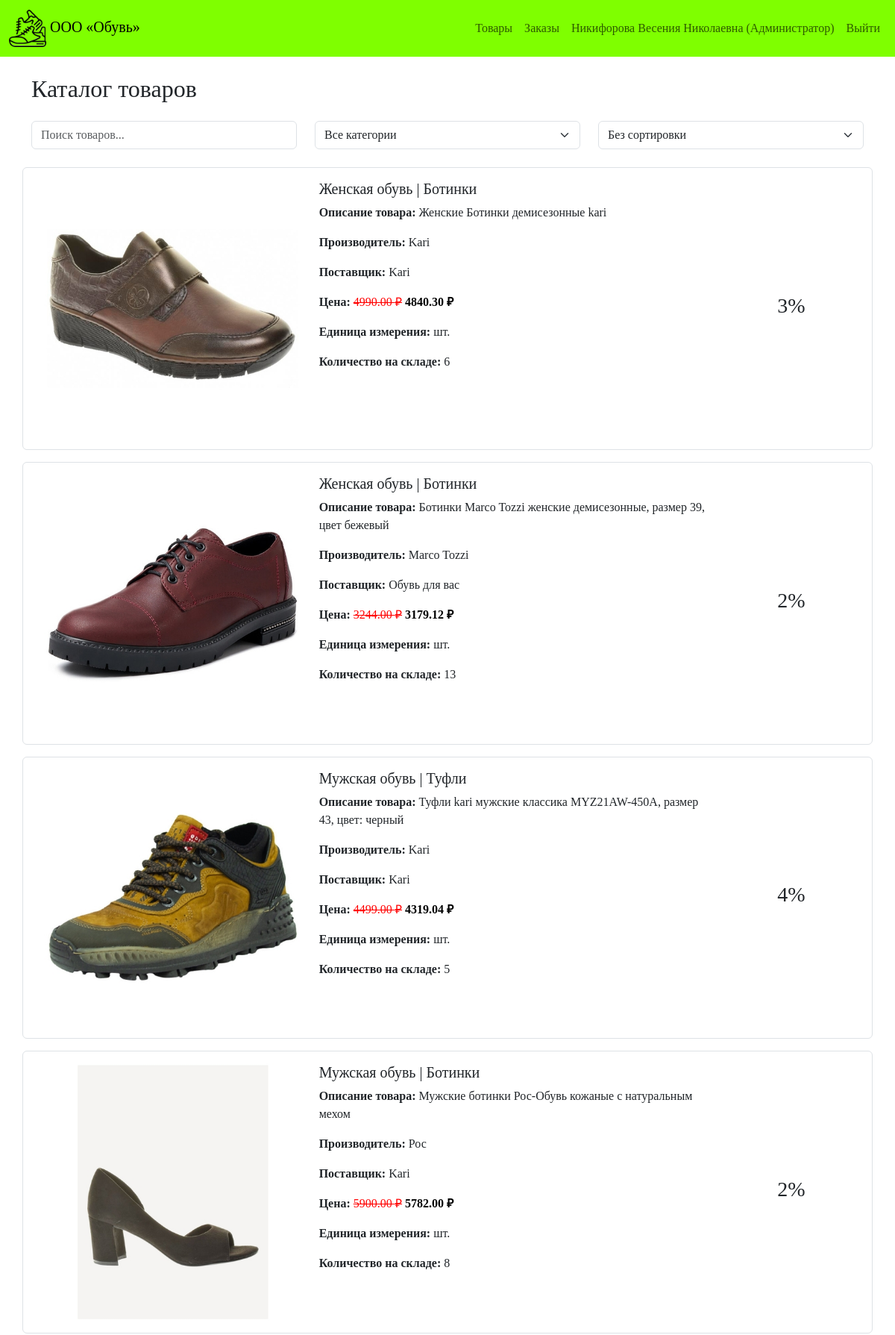
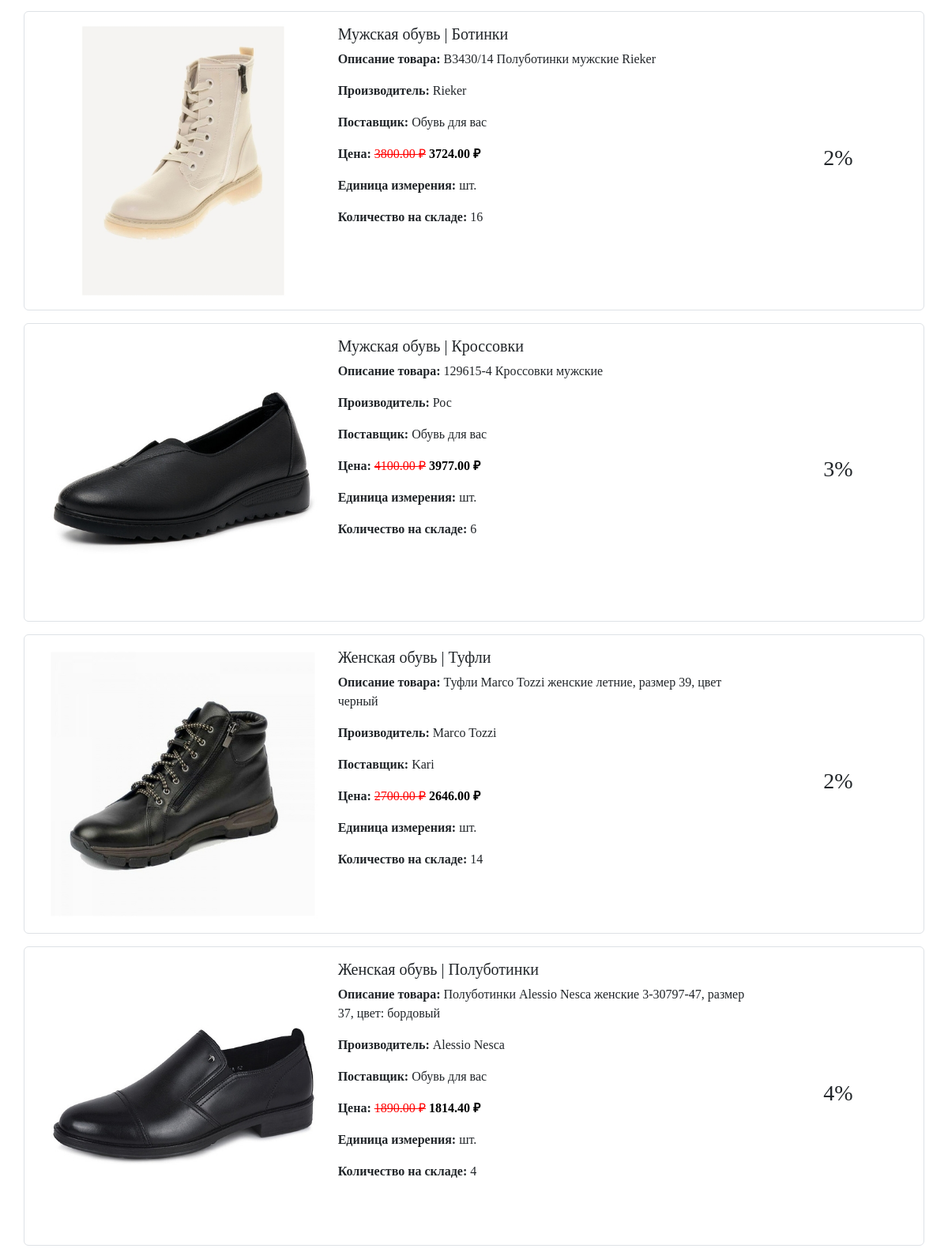
Screenshot of /products (signed in, upper part) with the database file from the repository (2 pictures, top to bottom).
### src/models.py (models this page shows)
class User(Base):
    __tablename__ = 'users'
    id = Column(Integer, primary_key=True, autoincrement=True)
    full_name = Column(String(200), nullable=False)
    login = Column(String(100), nullable=False, unique=True)
    password = Column(String(100), nullable=False)
    role_id = Column(Integer, ForeignKey('roles.id'), nullable=False)
    role = relationship('Role', back_populates='users')
    orders = relationship('Order', back_populates='user')

class Role(Base):
    __tablename__ = 'roles'
    id = Column(Integer, primary_key=True, autoincrement=True)
    name = Column(String(100), nullable=False, unique=True)
    users = relationship('User', back_populates='role')

class Product(Base):
    __tablename__ = 'products'
    id = Column(Integer, primary_key=True, autoincrement=True)
    article = Column(String(50), nullable=False, unique=True)
    name = Column(String(200), nullable=False)
    description = Column(Text)
    price = Column(Float, nullable=False)
    discount = Column(Integer, default=0)
    stock_quantity = Column(Integer, default=0)
    photo = Column(String(200))
    category_id = Column(Integer, ForeignKey('categories.id'), nullable=False)
    supplier_id = Column(Integer, ForeignKey('suppliers.id'), nullable=False)
    manufacturer_id = Column(Integer, ForeignKey('manufacturers.id'), nullable=False)
    unit_id = Column(Integer, ForeignKey('units.id'), nullable=False)
    category = relationship('Category', back_populates='products')
    supplier = relationship('Supplier', back_populates='products')
    manufacturer = relationship('Manufacturer', back_populates='products')
    unit = relationship('Unit', back_populates='products')
    order_items = relationship('OrderItem', back_populates='product')

class Category(Base):
    __tablename__ = 'categories'
    id = Column(Integer, primary_key=True, autoincrement=True)
    name = Column(String(100), nullable=False, unique=True)
    products = relationship('Product', back_populates='category')

class Manufacturer(Base):
    __tablename__ = 'manufacturers'
    id = Column(Integer, primary_key=True, autoincrement=True)
    name = Column(String(100), nullable=False, unique=True)
    products = relationship('Product', back_populates='manufacturer')

class Supplier(Base):
    __tablename__ = 'suppliers'
    id = Column(Integer, primary_key=True, autoincrement=True)
    name = Column(String(100), nullable=False, unique=True)
    products = relationship('Product', back_populates='supplier')

class Unit(Base):
    __tablename__ = 'units'
    id = Column(Integer, primary_key=True, autoincrement=True)
    name = Column(String(50), nullable=False, unique=True)
    products = relationship('Product', back_populates='unit')

### src/app.py (the view)
@app.get("/products", response_class=HTMLResponse)
async def products_page(
    request: Request,
    db: Session = Depends(get_db),
    search: str = None,
    category: str = None,
    sort: str = None
):
    current_user = get_current_user(request, db)
    query = db.query(Product)
    if current_user:
        if search:
            search_term = f"%{search}%"
            query = query.filter(
                (Product.name.like(search_term)) |
                (Product.description.like(search_term)) |
                (Product.article.like(search_term))
            )
        if category:
            query = query.join(Product.category).filter(Product.category.has(name=category))
        if sort == "price_asc":
            query = query.order_by(Product.price.asc())
        elif sort == "price_desc":
            query = query.order_by(Product.price.desc())
        elif sort == "name":
            query = query.order_by(Product.name.asc())
        elif sort == "discount":
            query = query.order_by(Product.discount.desc())
    products = query.all()
    categories = db.query(Category).all()
    category_names = [cat.name for cat in categories]
    return templates.TemplateResponse(
        "products.html",
        {
            "request": request,
            "user": current_user,
            "products": products,
            "categories": category_names,
            "current_search": search or "",
            "current_category": category or "",
            "current_sort": sort or ""
        }
    )

### templates/products.html (shortened to what this page needs)
{% extends "base.html" %}
{% block content %}
<h2 class="mb-4">Каталог товаров</h2>
{% if user %}
<div class="row mb-4">
    <div class="col-md-4">
        <input type="text"
               class="form-control"
               id="searchInput"
               placeholder="Поиск товаров..."
               value="{{ current_search }}">
    </div>
    <div class="col-md-4">
        <select class="form-select" id="categoryFilter">
            <option value="">Все категории</option>
        </select>
    </div>
    <div class="col-md-4">
        <select class="form-select" id="sortSelect">
            <option value="">Без сортировки</option>
        </select>
    </div>
</div>
{% endif %}
<div id="productList">
    {% for product in products %}
    {% set discount = product.discount %}
    {% set discounted_price = product.price * (1 - discount / 100) %}
    {% set row_class = '' %}
    {% if product.stock_quantity == 0 %}
        {% set row_class = 'out-of-stock' %}
    {% elif discount > 15 %}
        {% set row_class = 'highlight-discount' %}
    {% endif %}
    <div class="row mb-3 p-3 border rounded {{ row_class }}">
        <div class="col-md-4 col-lg-4">
            {% if product.photo %}
            <img src="/static/{{ product.photo }}"
                 class="img-fluid"
                 alt="{{ product.name }}"
                 onerror="this.src='/static/picture.png'">
            {% else %}
            <img src="/static/picture.png" class="img-fluid" alt="Нет изображения">
            {% endif %}
        </div>
        <div class="col-md-6 col-lg-6">
            <h5>{{ product.category.name }} | {{ product.name }}</h5>
            <p><strong>Описание товара:</strong> {{ product.description }}</p>
            <p><strong>Производитель:</strong> {{ product.manufacturer.name }}</p>
            <p><strong>Поставщик:</strong> {{ product.supplier.name }}</p>
            <p>
                <strong>Цена:</strong>
                {% if discount > 0 %}
                    <span class="original-price">{{ "%.2f"|format(product.price) }} ₽</span>
                    <span class="final-price">{{ "%.2f"|format(discounted_price) }} ₽</span>
                {% else %}
                    {{ "%.2f"|format(product.price) }} ₽
                {% endif %}
            </p>
            <p><strong>Единица измерения:</strong> {{ product.unit.name }}</p>
            <p><strong>Количество на складе:</strong> {{ product.stock_quantity }}</p>
        </div>
        <div class="col-md-2 col-lg-2 text-center d-flex align-items-center justify-content-center">
            <h3>{{ discount }}%</h3>
        </div>
    </div>
    {% endfor %}
</div>
{% endblock %}

### templates/base.html (shortened to what this page needs)
<!DOCTYPE html>
<html lang="ru">
<head>
    <link href="https://cdn.jsdelivr.net/npm/bootstrap@5.3.0/dist/css/bootstrap.min.css" rel="stylesheet">
</head>
<body>
    <nav class="navbar navbar-expand-lg">
        <div class="container-fluid">
            <a class="navbar-brand" href="/products">
                <img src="/static/Icon.png" alt="Логотип" class="logo-img">
                ООО «Обувь»
            </a>
            <div class="collapse navbar-collapse" id="navbarNav">
                <ul class="navbar-nav ms-auto">
                    <li class="nav-item">
                        <a class="nav-link" href="/products">Товары</a>
                    </li>
                    {% if user %}
                    <li class="nav-item">
                        <a class="nav-link" href="/orders">Заказы</a>
                    </li>
                    <li class="nav-item">
                        <span class="nav-link">{{ user.full_name }} ({{ user.role.name }})</span>
                    </li>
                    <li class="nav-item">
                        <a class="nav-link" href="/logout">Выйти</a>
                    </li>
                    {% else %}
                    <li class="nav-item">
                        <a class="nav-link" href="/login">Войти</a>
                    </li>
                    {% endif %}
                </ul>
            </div>
        </div>
    </nav>
    <div class="container mt-4">
        {% block content %}{% endblock %}
    </div>
</body>
</html>

### templates/base.html (style rules this page uses)
body { font-family: 'Times New Roman', Times, serif; background-color: white; }
.navbar { background-color: #7FFF00 !important; }
.logo-img { height: 50px; object-fit: contain; }
.original-price { text-decoration: line-through; color: red; }
.final-price { color: black; font-weight: bold; }

### rows the page displays
User: full_name "Никифорова Весения Николаевна"
Role: role.name "Администратор"
Product: photo (picture), category.name "Женская обувь", name "Ботинки", description "Женские Ботинки демисезонные kari", manufacturer.name "Kari", supplier.name "Kari", price "4990.00", discounted_price "4840.30", unit.name "шт.", stock_quantity "6", discount "3"
Product: photo (picture), category.name "Женская обувь", name "Ботинки", description "Ботинки Marco Tozzi женские демисезонные, размер 39, цвет бежевый", manufacturer.name "Marco Tozzi", supplier.name "Обувь для вас", price "3244.00", discounted_price "3179.12", unit.name "шт.", stock_quantity "13", discount "2"
Product: photo (picture), category.name "Мужская обувь", name "Туфли", description "Туфли kari мужские классика MYZ21AW-450A, размер 43, цвет: черный", manufacturer.name "Kari", supplier.name "Kari", price "4499.00", discounted_price "4319.04", unit.name "шт.", stock_quantity "5", discount "4"
Product: photo (picture), category.name "Мужская обувь", name "Ботинки", description "Мужские ботинки Рос-Обувь кожаные с натуральным мехом", manufacturer.name "Рос", supplier.name "Kari", price "5900.00", discounted_price "5782.00", unit.name "шт.", stock_quantity "8", discount "2"
Product: photo (picture), category.name "Мужская обувь", name "Ботинки", description "B3430/14 Полуботинки мужские Rieker", manufacturer.name "Rieker", supplier.name "Обувь для вас", price "3800.00", discounted_price "3724.00", unit.name "шт.", stock_quantity "16", discount "2"
Product: photo (picture), category.name "Мужская обувь", name "Кроссовки", description "129615-4 Кроссовки мужские", manufacturer.name "Рос", supplier.name "Обувь для вас", price "4100.00", discounted_price "3977.00", unit.name "шт.", stock_quantity "6", discount "3"
Product: photo (picture), category.name "Женская обувь", name "Туфли", description "Туфли Marco Tozzi женские летние, размер 39, цвет черный", manufacturer.name "Marco Tozzi", supplier.name "Kari", price "2700.00", discounted_price "2646.00", unit.name "шт.", stock_quantity "14", discount "2"
Product: photo (picture), category.name "Женская обувь", name "Полуботинки", description "Полуботинки Alessio Nesca женские 3-30797-47, размер 37, цвет: бордовый", manufacturer.name "Alessio Nesca", supplier.name "Обувь для вас", price "1890.00", discounted_price "1814.40", unit.name "шт.", stock_quantity "4", discount "4"
